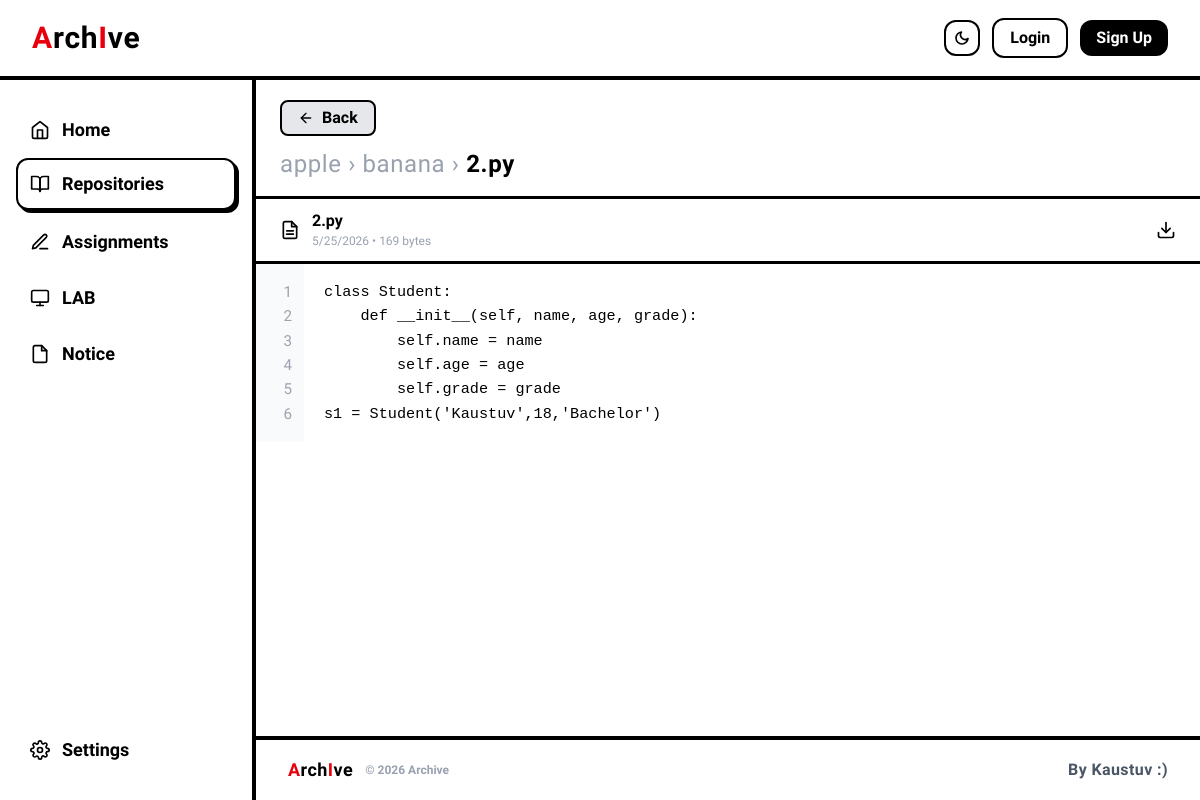
The page /repositories/kaustuv/apple/banana/2.py on the database its author committed.
### repositories/models.py (models this page shows, shortened)
class Repository(models.Model):
    name = models.CharField(max_length=50)
    owner = models.ForeignKey(User, on_delete=models.CASCADE)
    description = models.TextField(max_length=200, blank=True)
    created_at =models.DateTimeField(auto_now_add=True)
    is_assignment = models.BooleanField(default=False)
    is_lab = models.BooleanField(default=False)
    deadline = models.DateField(null=True, blank=True)

class Folder(models.Model):
    name = models.CharField(max_length=50)
    repository = models.ForeignKey(Repository, on_delete=models.CASCADE)
    parent = models.ForeignKey('self', null=True, blank=True, on_delete=models.CASCADE)
    created_at =models.DateTimeField(auto_now_add=True)

class File(models.Model):
    name = models.CharField(max_length=50, blank=True)
    repository = models.ForeignKey(Repository, on_delete=models.CASCADE)
    file = models.FileField(upload_to='uploads/')
    folder = models.ForeignKey(Folder, null=True, blank=True, on_delete=models.CASCADE)
    created_at =models.DateTimeField(auto_now_add=True)

### repositories/views.py (the view)
# urls.py: path('<str:username>/<str:repo_name>/<path:file_path>', views.file_view, name='file-view'),
def file_view(request, username, repo_name, file_path):
    repo = get_object_or_404(Repository, owner__username=username, name=repo_name)
    if '/' in file_path:
        folder_path, file_name = file_path.rsplit('/', 1)
        folder_names = folder_path.split('/')
    else:
        folder_names = []
        file_name = file_path
    current_folder = None
    for folder_name in folder_names:
        current_folder = get_object_or_404(Folder, repository=repo, name=folder_name, parent=current_folder)
    file = get_object_or_404(File, repository=repo, name=file_name, folder=current_folder)
    try:
        file_content = file.file.read().decode('utf-8')
    except Exception:
        file_content = None
    return render(request, 'file_view.html', {
        'repo': repo,
        'file': file,
        'file_content': file_content,
        'current_folder': current_folder,
    })

### archive_core/context_processors.py (called while the page is built)
def notices_unread(request):
    return {
        'notices_unread_count': Notice.objects.filter(is_read=False).count()
    }

### repositories/templates/file_view.html (shortened to what this page needs)
{% extends 'base.html' %}
{% block content %}
<div class="flex flex-col">
  <div class="px-4 md:px-6 pt-5 pb-4 space-y-3">
    <a
      href="javascript:history.back()"
      class="inline-flex items-center gap-2 border-2 border-black dark:border-white rounded-lg py-1 px-4 text-base font-bold bg-gray-200 dark:bg-zinc-800 text-black dark:text-white hover:bg-gray-300 dark:hover:bg-zinc-700 transition-all hover:-translate-y-0.5 hover:shadow-[2px_2px_0px_0px_rgba(0,0,0,1)] dark:hover:shadow-[2px_2px_0px_0px_rgba(255,255,255,1)] w-fit"
    >
      <svg
        class="w-4 h-4 fill-none stroke-black dark:stroke-white stroke-2"
        stroke-linecap="round"
        stroke-linejoin="round"
        viewBox="0 0 24 24"
      >
        <line x1="19" y1="12" x2="5" y2="12" />
        <polyline points="12 19 5 12 12 5" />
      </svg>
      Back
    </a>
    <h1 class="text-lg md:text-2xl font-bold tracking-wide break-words text-black dark:text-white">
      <a
        href="{% url 'repo-detail' username=repo.owner.username repo_name=repo.name %}"
        class="text-gray-400 dark:text-zinc-500 font-normal hover:underline"
        >{{ repo.name }}</a
      >
      {% if current_folder %}
      <span class="text-gray-400 dark:text-zinc-500 font-normal"> › </span>
      <a
        href="{% url 'folder-detail' username=repo.owner.username repo_name=repo.name folder_id=current_folder.id %}"
        class="text-gray-400 dark:text-zinc-500 font-normal hover:underline"
        >{{ current_folder.name }}</a
      >
      {% endif %}
      <span class="text-gray-400 dark:text-zinc-500 font-normal"> › </span>
      <span class="font-bold text-black dark:text-white">{{ file.name }}</span>
    </h1>
  </div>
  <div
    class="border-t-[3px] border-black dark:border-white px-4 md:px-6 py-3 flex items-center justify-between gap-3 bg-white dark:bg-zinc-900"
  >
    <div class="flex items-center gap-3 min-w-0">
      <div class="flex flex-col min-w-0">
        <div class="flex items-baseline gap-1.5 min-w-0">
          <span class="text-base font-bold leading-tight truncate text-black dark:text-white">
            {{ file.name }}
          </span>
        </div>
        <span class="text-xs text-gray-400 dark:text-zinc-500 font-normal mt-0.5">
          {{ file.created_at|date:"n/j/Y" }} &bull; {{ file.file.size }} bytes
        </span>
      </div>
    </div>
    <div class="flex items-center gap-3 flex-shrink-0">
      <a
        href="{{ file.file.url }}"
        download
        class="action-icon cursor-pointer"
        title="Download"
      >
        <svg
          class="w-5 h-5 fill-none stroke-black dark:stroke-white stroke-2"
          stroke-linecap="round"
          stroke-linejoin="round"
          viewBox="0 0 24 24"
        >
          <path d="M21 15v4a2 2 0 0 1-2 2H5a2 2 0 0 1-2-2v-4" />
          <polyline points="7 10 12 15 17 10" />
          <line x1="12" y1="3" x2="12" y2="15" />
        </svg>
      </a>
    </div>
  </div>
  <div class="border-t-[3px] border-black dark:border-white" id="view-mode">
    <div class="code-container bg-white dark:bg-zinc-950">
      <div class="line-numbers border-black dark:border-zinc-700 bg-gray-50 dark:bg-zinc-900" id="line-numbers"></div>
      <pre class="code-content text-black dark:text-zinc-100 bg-white dark:bg-zinc-950" id="code-content" style="color: inherit;">{{ file_content }}</pre>
    </div>
  </div>
</div>
{% endblock %}

### templates/base.html (style rules this page uses)
body { font-family: "Architects Daughter", cursive, sans-serif; }

### repositories/templates/file_view.html (style rules this page uses)
.code-container { display: flex; overflow-x: auto; }
.line-numbers { display: flex; flex-direction: column; text-align: right; padding: 1rem 0.75rem 1rem 1rem; color: #9ca3af; font-size: 0.95rem; line-height: 1.6; user-select: none; flex-shrink: 0; min-width: 3rem; }
.code-content { padding: 1rem 1.25rem; font-size: 0.95rem; line-height: 1.6; flex: 1; overflow-x: auto; white-space: pre; }
.action-icon { transition: opacity 0.15s ease, transform 0.15s ease; }

### rows shown on the page
Repository: name "apple"
Folder: name "banana"
File: name "2.py", created_at "5/25/2026", file.size "169"

### other values the page prints
{{ file_content }} "class Student: def __init__(self, name, age, grade): self.name = name self.age = age self.grade = grade s1 = Student('Kaustuv',18,'Bachelor')"
